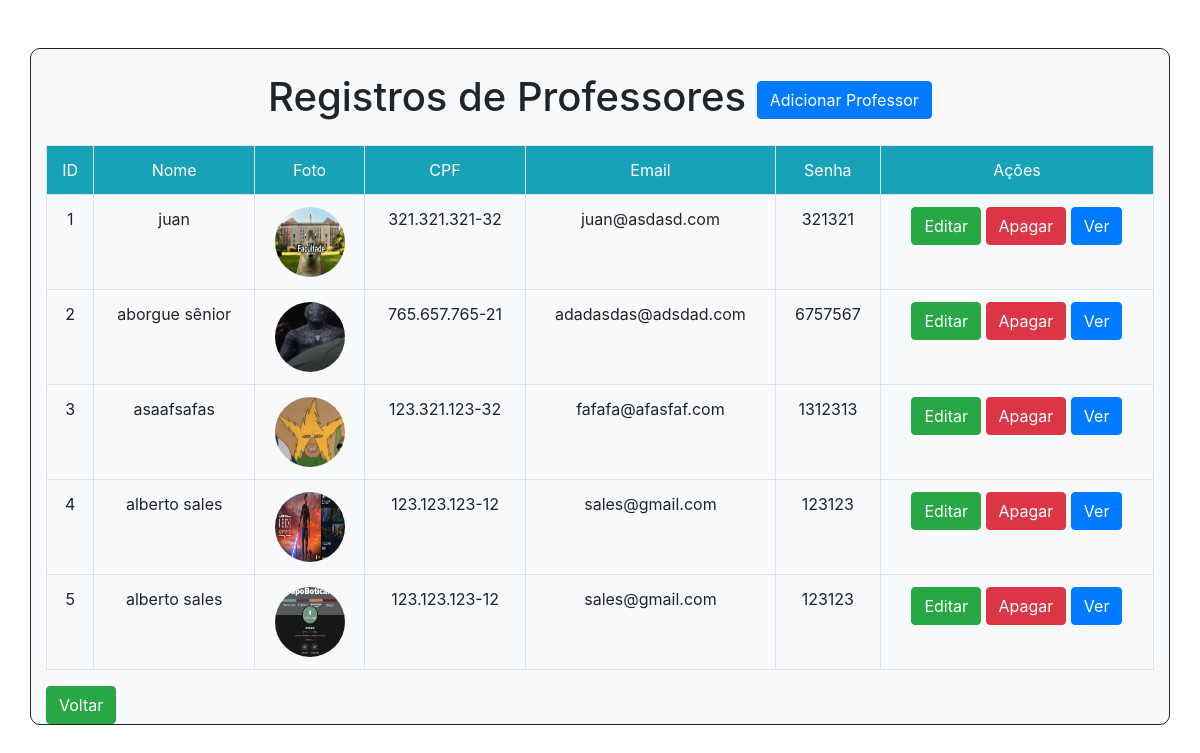
Before: /academico/listagem/professor/ with the older database file.
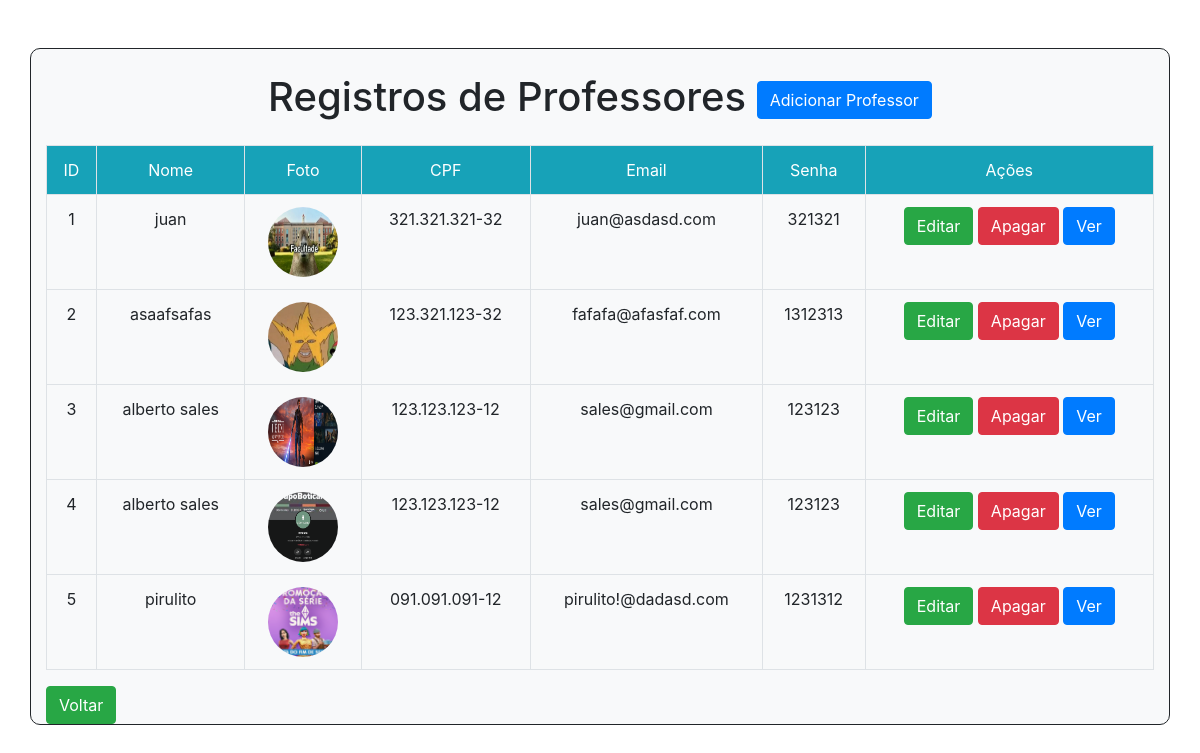
After: the same page with the newer database file.
### academico/models.py (models this page shows, shortened)
class Professor(models.Model):
    matricula = models.CharField(max_length=12)
    nome = models.CharField(max_length=100)
    email = models.EmailField(max_length=200)
    cpf = models.CharField(max_length=14)
    senha = models.CharField(max_length=16)
    foto = models.ImageField(upload_to='fotos/professores', null=True)

### academico/views.py (the view)
# urls.py: path('listagem/professor/', views.ListagemProfessor, name='listagemProfessor'),
def ListagemProfessor(request):
    professores = Professor.objects.all()
    contexto = {
        'listaEst' : professores
    }
    return render(request, 'listagemProfessor.html', contexto)

### academico/templates/listagemProfessor.html (shortened to what this page needs)
<!DOCTYPE html>
<html lang="en">
<head>
    <link rel="stylesheet" href="https://cdn.jsdelivr.net/npm/bootstrap@4.6.1/dist/css/bootstrap.min.css">
</head>
<body>
<div class="container mt-5 bg-light" style="border:1px solid ; background-color:#1111; border-radius: 10px;">
    <h1 class="m-4 text-center">Registros de Professores <a href="{% url 'AdicionarProfessor' %}" class="btn btn-primary">Adicionar Professor</a></h1>
    <table class="table table-bordered">
        <tr class="bg-info text-white text-center ">
            <td> ID  </td>
            <td> Nome </td>
            <td> Foto </td>
            <td> CPF </td>
            <td> Email </td>
            <td> Senha </td>
            <td> Ações </td>
        </tr>
        {% for est in listaEst %}
        <tr class="text-center">
            <td>{{ forloop.counter }}</td>
            <td>{{ est.nome }}</td>
            <td><img src="/medias/{{ est.foto }}"class="rounded-circle" height="70px" width="70px"></td>
            <td>{{ est.cpf }}</td>
            <td>{{ est.email}}</td>
            <td>{{ est.senha}}</td>
            <td>
                <a href="{% url 'editarProfessor' est.id %}" class="btn btn-success">Editar</a>
                <form method="POST" action="{% url 'deletarProfessor' est.id %}" style="display:inline;">
                    <button type="submit" class="btn btn-danger">Apagar</button>
                </form>
                <a href="/visualizar/{{est.id}}" class="btn btn-primary">Ver</a>
            </td>
        </tr>
    {%endfor%}
    </table>
    <div>
        <a href="/" class="btn btn-success">Voltar</a>
    </div>
</div>
</body>
</html>

Changed rows visible on the page:
removed Professor: nome "aborgue sênior", foto (picture), cpf "765.657.765-21", email "adadasdas@adsdad.com", senha "6757567"
added Professor: nome "pirulito", foto (picture), cpf "091.091.091-12", email "pirulito!@dadasd.com", senha "1231312"
